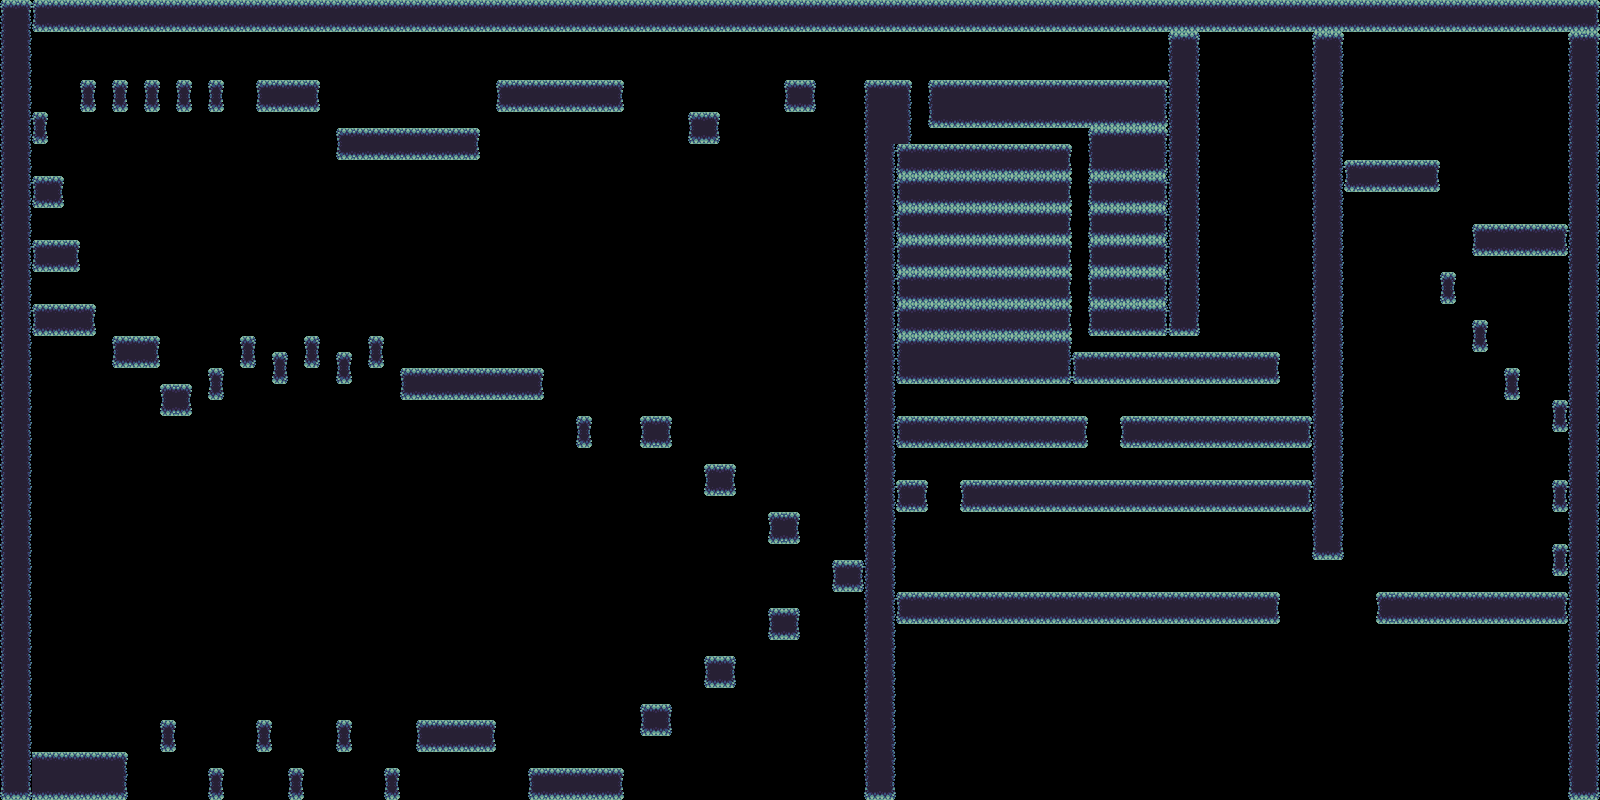

A level layout from a 2D game, rendered from its tile map. Below: a short description, then the map file with tile-grid data replaced by summaries:
An orthogonal 100x50 tile map with 16x16 px tiles, 1 tile layer (TileLayer), 2 tilesets and 142 objects.

<map version="1.2" tiledversion="1.2.4" orientation="orthogonal" renderorder="right-up" width="100" height="50" tilewidth="16" tileheight="16" infinite="0" nextlayerid="13" nextobjectid="452">
 <tileset firstgid="1" source="industrial.v2.tsx" />
 <tileset firstgid="1025" source="Forest.tsx" />
 <objectgroup id="10" name="noFricLayer">
  <object id="314" x="224" y="112">
   <polyline points="0,0 -16,0" />
  </object>
  <object id="315" x="192" y="112">
   <polyline points="0,0 -16,0" />
  </object>
  <object id="316" x="160" y="112">
   <polyline points="0,0 -16,0" />
  </object>
  <object id="317" x="128" y="112">
   <polyline points="0,0 -16,0" />
  </object>
  <object id="319" x="96" y="112">
   <polyline points="0,0 -16,0" />
  </object>
  <object id="337" x="1168" y="80">
   <polyline points="0,0 0,-48 -1136,-48 -1136,720" />
  </object>
  <object id="338" x="1088" y="336">
   <polyline points="0,0 112,0 112,-304" />
  </object>
  <object id="342" x="1072" y="352">
   <polyline points="0,0 0,-16" />
  </object>
  <object id="343" x="864" y="80">
   <polyline points="0,0 0,480" />
  </object>
  <object id="344" x="336" y="128">
   <polyline points="0,0 0,32 144,32 144,0" />
  </object>
  <object id="345" x="496" y="80">
   <polyline points="0,0 0,32 128,32 128,0" />
  </object>
  <object id="346" x="688" y="112">
   <polyline points="0,0 0,32 32,32 32,0" />
  </object>
  <object id="347" x="400" y="368">
   <polyline points="0,0 0,32 144,32 144,0" />
  </object>
  <object id="348" x="384" y="336">
   <polyline points="0,0 0,32 -16,32 -16,0" />
  </object>
  <object id="349" x="352" y="352">
   <polyline points="0,0 0,32 -16,32 -16,0" />
  </object>
  <object id="350" x="320" y="336">
   <polyline points="0,0 0,32 -16,32 -16,0" />
  </object>
  <object id="351" x="288" y="352">
   <polyline points="0,0 0,32 -16,32 -16,0" />
  </object>
  <object id="352" x="256" y="336">
   <polyline points="0,0 0,32 -16,32 -16,0" />
  </object>
  <object id="353" x="224" y="368">
   <polyline points="0,0 0,32 -16,32 -16,0" />
  </object>
  <object id="354" x="192" y="384">
   <polyline points="0,0 0,32 -32,32 -32,0" />
  </object>
  <object id="355" x="160" y="336">
   <polyline points="0,0 0,32 -48,32 -48,0" />
  </object>
  <object id="356" x="96" y="304">
   <polyline points="0,0 0,32 -64,32" />
  </object>
  <object id="357" x="80" y="240">
   <polyline points="0,0 0,32 -48,32" />
  </object>
  <object id="358" x="64" y="176">
   <polyline points="0,0 0,32 -32,32" />
  </object>
  <object id="359" x="48" y="112">
   <polyline points="0,0 0,32 -16,32" />
  </object>
  <object id="360" x="416" y="720">
   <polyline points="0,0 0,32 80,32 80,0" />
  </object>
  <object id="361" x="400" y="768">
   <polyline points="0,0 0,32 -16,32 -16,0" />
  </object>
  <object id="362" x="352" y="720">
   <polyline points="0,0 0,32 -16,32 -16,0" />
  </object>
  <object id="363" x="304" y="768">
   <polyline points="0,0 0,32 -16,32 -16,0" />
  </object>
  <object id="364" x="224" y="768">
   <polyline points="0,0 0,32 -16,32 -16,0" />
  </object>
  <object id="365" x="128" y="800">
   <polyline points="0,0 0,-48" />
  </object>
  <object id="369" x="160" y="720">
   <polyline points="0,0 0,32 16,32 16,0" />
  </object>
  <object id="371" x="528" y="768">
   <polyline points="0,0 0,32 96,32 96,0" />
  </object>
  <object id="372" x="256" y="720">
   <polyline points="0,0 0,32 16,32 16,0" />
  </object>
  <object id="373" x="528" y="768">
   <polyline points="0,0 0,32" />
  </object>
  <object id="374" x="640" y="704">
   <polyline points="0,0 0,32 32,32 32,0" />
  </object>
  <object id="375" x="704" y="656">
   <polyline points="0,0 0,32 32,32 32,0" />
  </object>
  <object id="376" x="768" y="608">
   <polyline points="0,0 0,32 32,32 32,0" />
  </object>
  <object id="377" x="832" y="560">
   <polyline points="0,0 0,32 32,32" />
  </object>
  <object id="378" x="800" y="512">
   <polyline points="0,0 0,32 -32,32 -32,0" />
  </object>
  <object id="379" x="736" y="464">
   <polyline points="0,0 0,32 -32,32 -32,0" />
  </object>
  <object id="380" x="672" y="416">
   <polyline points="0,0 0,32 -32,32 -32,0" />
  </object>
  <object id="381" x="592" y="416">
   <polyline points="0,0 0,32 -16,32 -16,0" />
  </object>
  <object id="382" x="928" y="512">
   <polyline points="0,0 0,-32" />
  </object>
  <object id="383" x="960" y="512">
   <polyline points="0,0 0,-32" />
  </object>
  <object id="384" x="1088" y="448">
   <polyline points="0,0 0,-32" />
  </object>
  <object id="385" x="1120" y="448">
   <polyline points="0,0 0,-32" />
  </object>
  <object id="386" x="1280" y="384">
   <polyline points="0,0 0,-32" />
  </object>
  <object id="388" x="896" y="416">
   <polyline points="0,0 0,-32" />
  </object>
  <object id="389" x="896" y="448">
   <polyline points="0,0 192,0" />
  </object>
  <object id="390" x="1120" y="448">
   <polyline points="0,0 192,0" />
  </object>
  <object id="391" x="896" y="512">
   <polyline points="0,0 32,0" />
  </object>
  <object id="392" x="960" y="512">
   <polyline points="0,0 352,0" />
  </object>
  <object id="393" x="896" y="592">
   <polyline points="0,0 0,-80" />
  </object>
  <object id="394" x="1312" y="512">
   <polyline points="0,0 0,-480" />
  </object>
  <object id="410" x="1456" y="272">
   <polyline points="0,0 0,32 -16,32 -16,0" />
  </object>
  <object id="411" x="1488" y="320">
   <polyline points="0,0 0,32 -16,32 -16,0" />
  </object>
  <object id="412" x="1520" y="368">
   <polyline points="0,0 0,32 -16,32 -16,0" />
  </object>
  <object id="413" x="1552" y="400">
   <polyline points="0,0 0,32 16,32" />
  </object>
  <object id="414" x="1552" y="480">
   <polyline points="0,0 0,32 16,32" />
  </object>
  <object id="415" x="1552" y="544">
   <polyline points="0,0 0,32 16,32" />
  </object>
  <object id="416" x="1376" y="592">
   <polyline points="0,0 0,32 192,32" />
  </object>
  <object id="417" x="896" y="624">
   <polyline points="0,0 384,0 384,-32" />
  </object>
  <object id="418" x="1312" y="560">
   <polyline points="0,0 32,0" />
  </object>
  <object id="419" x="1344" y="192">
   <polyline points="0,0 96,0 96,-32" />
  </object>
  <object id="420" x="1312" y="32">
   <polyline points="0,0 0,528" />
  </object>
  <object id="421" x="1344" y="560">
   <polyline points="0,0 0,-528" />
  </object>
  <object id="422" x="1200" y="32">
   <polyline points="0,0 112,0" />
  </object>
  <object id="423" x="1344" y="32">
   <polyline points="0,0 224,0 224,768" />
  </object>
  <object id="424" x="864" y="800">
   <polyline points="0,0 0,-720" />
  </object>
  <object id="425" x="784" y="80">
   <polyline points="0,0 0,32 32,32 32,0" />
  </object>
  <object id="439" x="1472" y="224">
   <polyline points="0,0 0,32 96,32" />
  </object>
  <object id="441" x="80" y="112">
   <polyline points="0,0 0,-32" />
  </object>
  <object id="442" x="112" y="112">
   <polyline points="0,0 0,-32" />
  </object>
  <object id="443" x="144" y="112">
   <polyline points="0,0 0,-32" />
  </object>
  <object id="444" x="176" y="112">
   <polyline points="0,0 0,-32" />
  </object>
  <object id="445" x="208" y="112">
   <polyline points="0,0 0,-32" />
  </object>
  <object id="446" x="96" y="112">
   <polyline points="0,0 0,-32" />
  </object>
  <object id="447" x="128" y="112">
   <polyline points="0,0 0,-32" />
  </object>
  <object id="448" x="160" y="112">
   <polyline points="0,0 0,-32" />
  </object>
  <object id="449" x="192" y="112">
   <polyline points="0,0 0,-32" />
  </object>
  <object id="450" x="224" y="112">
   <polyline points="0,0 0,-32" />
  </object>
  </objectgroup>
 <objectgroup id="11" name="collisionLayer">
  <!-- 59 objects omitted --></objectgroup>
 <layer id="12" name="TileLayer" width="100" height="50">
  <data>[5000 cells, 1297 non-empty, 7 distinct tile ids]</data>
 </layer>
</map>
<!-- 60 of 142 objects omitted -->
